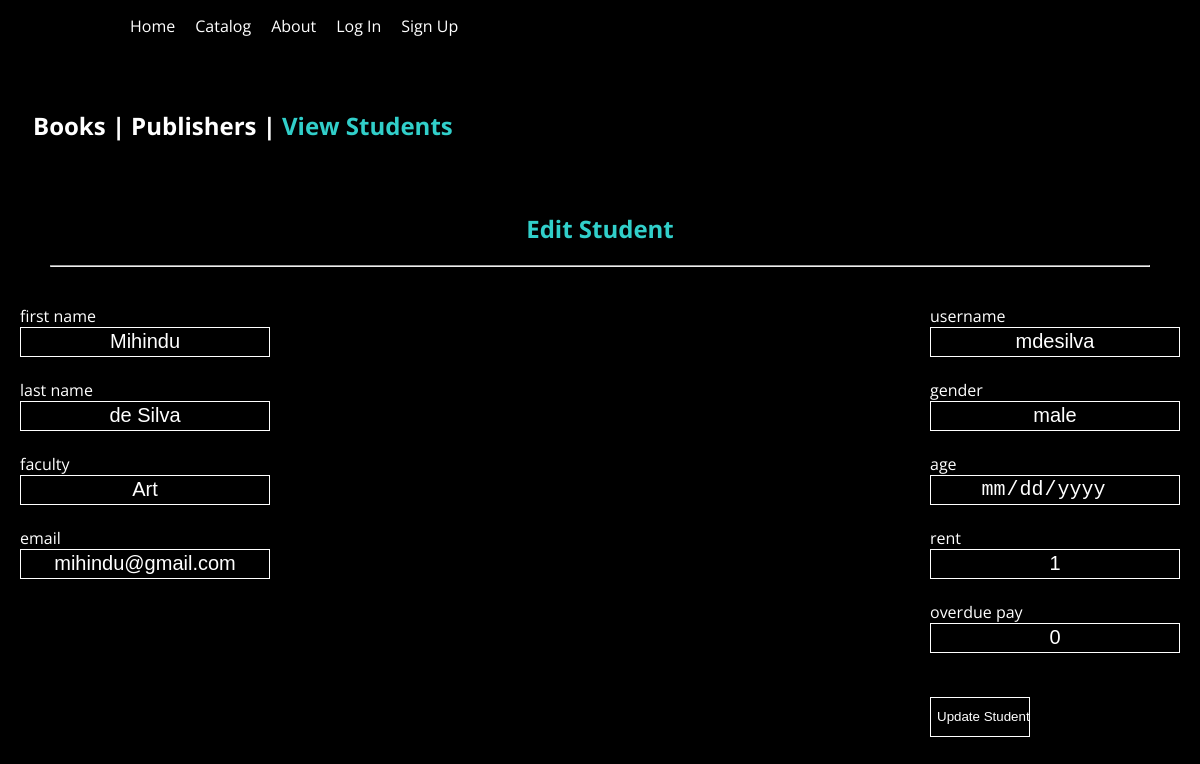
The page /editStudent.php?editID=1 on the database as committed earlier.
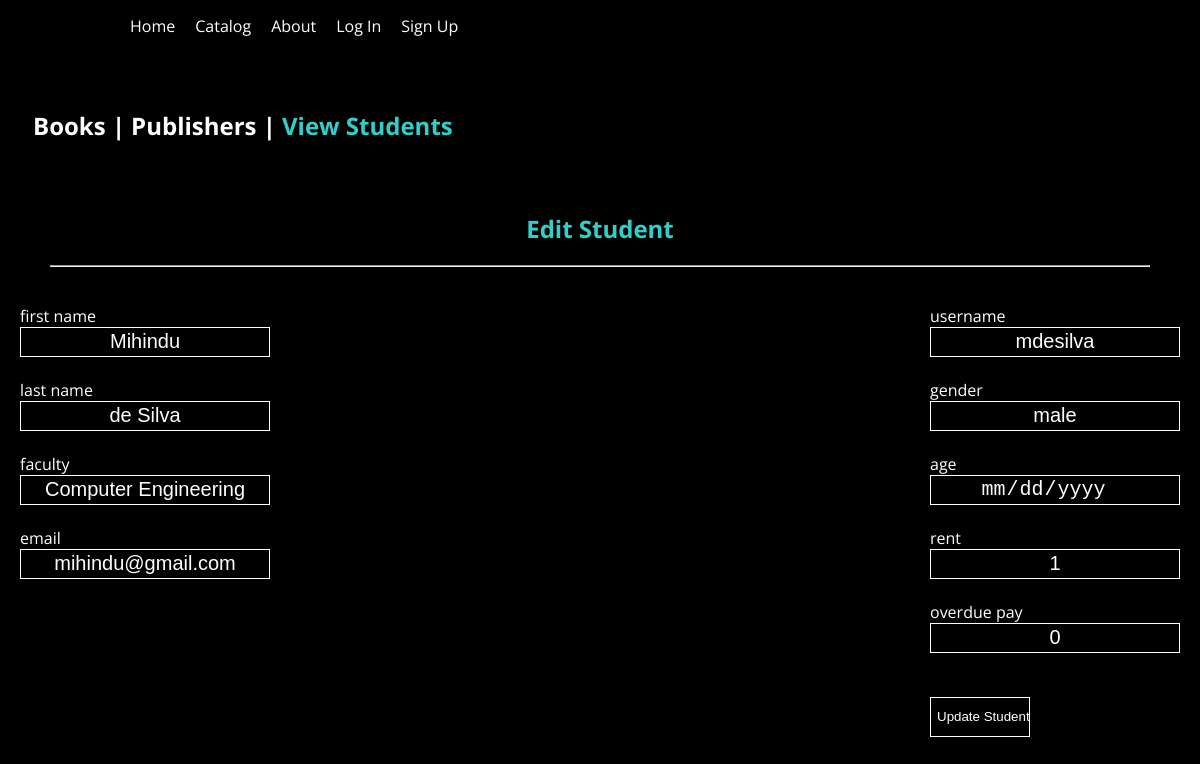
The same page on the database as committed later.
### tables this page shows
CREATE TABLE `students` (
  `studentID` int(11) NOT NULL,
  `fName` varchar(45) NOT NULL,
  `lName` varchar(45) NOT NULL,
  `faculty` varchar(255) NOT NULL,
  `email` varchar(255) NOT NULL,
  `username` varchar(255) NOT NULL,
  `passwd` varchar(255) NOT NULL,
  `gender` varchar(25) NOT NULL,
  `age` int(11) NOT NULL,
  `anyRent` tinyint(1) NOT NULL,
  `overduePay` float NOT NULL
);

### editStudent.php (the view, shortened to what this page needs)
<?php
require_once('connect.php');
$editID = $_GET['editID'];
$q = "SELECT * FROM students WHERE studentID = '$editID'";
$result = $mysqli->query($q);
$editStudent = $result -> fetch_array();
?>
<html>
<link rel="stylesheet" type="text/css" href="design.css">
<body>
<header> <?php require_once('header.php') ?> </header>
	<br><br>
			<center>
				<div class="flatSidebar">
					<ul>
						<li><a href='bookMenu.php'><h2><span>Books</span> | </h2></a></li>
						<li><a href='publisherMenu.php'><h2><span>Publishers</span> | </h2></a></li>
						<li><a href='studentMenu.php'><h2><span class="active">View Students</span></h2></a></li>
					</ul>
				</div>
			</center><br><br><br><br>
			<center>
				<div style="color: white;padding: 30px;">
					<h2><span id="addBooksButton" class="flatChoiceActive"><a>Edit Student</a></span></h2>
					<hr>
				</div>
			</center>
			<form id="updateStudent" action="updateStudent.php" method="POST">
					<div style="float:left">
						<label>first name</label><br>
						<input type="text" name="fName" class="flatInput" value="<?=$editStudent['fName']?>">
						<br><br>
						<label>last name</label><br>
						<input type="text" name="lName" class="flatInput" value="<?=$editStudent['lName']?>">
						<br><br>
						<label>faculty</label><br>
						<input type="text" name="faculty" class="flatInput" value="<?=$editStudent['faculty']?>">
						<br><br>
						<label>email</label><br>
						<input type="text" name="email" class="flatInput"  value="<?=$editStudent['email']?>">
						<br><br>
					</div>
					<div style="float:right">
						<label>username</label><br>
						<input type="text" name="username" class="flatInput" value="<?=$editStudent['username']?>">
						<br><br>
						<label>gender</label><br>
						<input type="text" name="gender" class="flatInput" value="<?=$editStudent['gender']?>">
						<br><br>
						<label>age</label><br>
						<input type="date" name="age" class="flatInput" value="<?=$editStudent['age']?>">
						<br><br>
						<label>rent</label><br>
						<input type="text" name="rent" class="flatInput" value="<?=$editStudent['anyRent']?>">
						<br><br>
						<label>overdue pay</label><br>
						<input type="text" name="overdue" class="flatInput" value="<?=$editStudent['overduePay']?>">
						<br><br>
						<br>
						<input type="submit" style="width:100px" value="Update Student" class="flatButton">
					</div>
</form>
</body>
</html>

### header.php (shortened to what this page needs)
<div id="nav">
	<div id="navWrapper">
		<ul>
			<li><a href="index.php">Home</a></li>
			<li><a href="catalog.php">Catalog</a></li>
			<li><a href="about.php">About</a></li>
<?php
	if (isset($_SESSION['id']) && ($_SESSION['permission'] == 'student'))
	{
?>
			<li><a href="studentHome.php"> Student Home </a><li>
			<li><a href="#">Signed in as student</a></li>
			<li><a href="logout.php">Logout</a><li>
		</ul>
	</div>
</div>
<?php
	}else{
?>
		<li><a href="login.php">Log In</a></li>
		<li><a href="register.php">Sign Up</a></li>
		</ul>
	</div>
</div>
<?php } ?>

### design.css (style rules this page uses)
body { font-family: 'Open Sans', sans-serif; color: white; padding: 10px 20px; margin: 0; overflow-y: scroll; background-color: black; }
#navWrapper { width: 960px; margin: 0 auto; text-align: left; }
#nav ul { list-style: none; padding: 0px; margin: 0px; }
#nav ul li { display: block; position: relative; float: left; }
#nav ul li a { display: block; padding: 5px 10px 5px 10px; text-decoration: none; white-space: nowrap; color: #fff; }
.flatButton { background-color: rgba(0,0,0,0.056); width: 6em; height: 3em; color: white; border: 1px solid white; }
.active { color: rgb(49,207,202); }
.flatChoiceActive { padding: 5px 10px 5px 10px; text-decoration: none; white-space: nowrap; color: rgb(49,207,202); border-bottom-color: rgb(49,207,202); }
.flatSidebar { list-style:none; }
.flatSidebar ul { list-style: none; padding: 10px; margin: 0px; }
.flatSidebar ul li { padding:3px; float: left; }
.flatSidebar ul li a { padding: 5px 10px 5px 10px; text-decoration: none; white-space: nowrap; color: #fff; }
.flatInput { height: 30px; width: 250px; background: rgba(0,0,0,0); border: 1px solid white; color:white; font-size:20px; text-align: center; }

Rows that differ between the two databases and show on the page:
changed students "Mihindu": faculty "Art" → "Computer Engineering"
